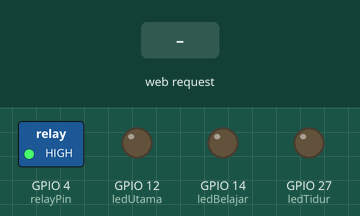
Simulated run of this sketch. Board: ESP32. Parts: switched loads named in the sketch (green lamp = pin HIGH), output pins drawn as LEDs (lit = HIGH). Inputs (shaded band) come from the test bench. WiFi joins after 1.5 s; servers stay silent unless stated; what the sketch prints to the serial monitor is not drawn.

Above: at 2.7 s.
2.8 s: HTTP request GET /fan/on received
At 4.0 s:
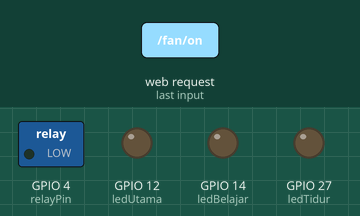
4.3 s: HTTP request GET /utama/on received
At 5.2 s:
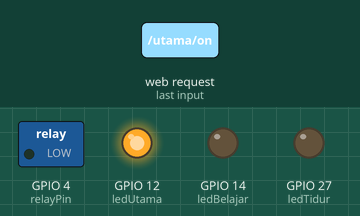
5.8 s: HTTP request GET /fan/off received
At 6.4 s:
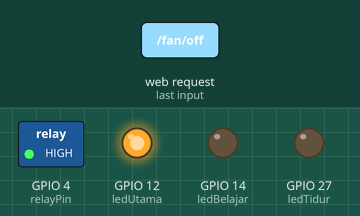
7.3 s: HTTP request GET /belajar/on received
At 8.5 s:
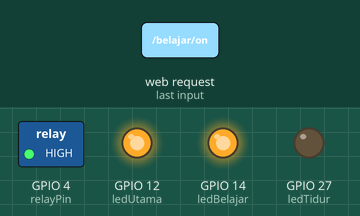
8.8 s: HTTP request GET /utama/off received
At 9.9 s:
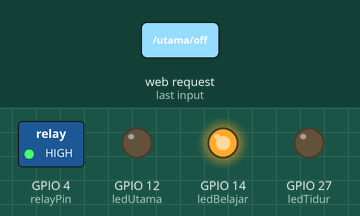
10.3 s: HTTP request GET /tidur/on received
At 11.0 s:
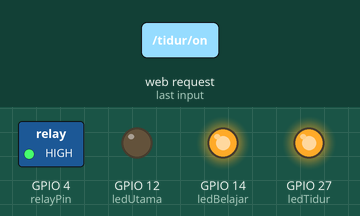
Timing chart, 0 to 12.8 s (numbered marks = the images above; inputs shaded):
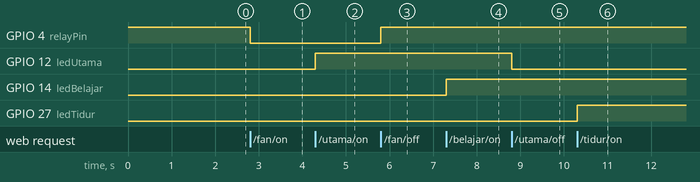

Measured:
- after the input at 2.8 s, GPIO 4 (relayPin): HIGH → LOW at once
- after the input at 4.3 s, GPIO 12 (ledUtama): LOW → HIGH at once
- after the input at 5.8 s, GPIO 4 (relayPin): LOW → HIGH at once
- after the input at 7.3 s, GPIO 14 (ledBelajar): LOW → HIGH at once
- after the input at 8.8 s, GPIO 12 (ledUtama): HIGH → LOW at once
- after the input at 10.3 s, GPIO 27 (ledTidur): LOW → HIGH at once

The sketch:

uaseci.ino
```cpp
#include <WiFi.h>
#include "DHT.h"

#define DHTPIN 5
#define DHTTYPE DHT11
DHT dht(DHTPIN, DHTTYPE);

const int relayPin = 4;
const int ledUtama = 12;
const int ledBelajar = 14;
const int ledTidur = 27;

bool fanState = false;
bool utamaState = false;
bool belajarState = false;
bool tidurState = false;

const char* ssid = "Apoehh";
const char* password = "duasatudua";
WiFiServer server(80);

void sendCORS(WiFiClient &client) {
  client.println("Access-Control-Allow-Origin: *");
  client.println("Access-Control-Allow-Methods: GET, POST, OPTIONS");
  client.println("Access-Control-Allow-Headers: *");
}

void setup() {
  Serial.begin(115200);
  dht.begin();

  pinMode(relayPin, OUTPUT);
  pinMode(ledUtama, OUTPUT);
  pinMode(ledBelajar, OUTPUT);
  pinMode(ledTidur, OUTPUT);

  digitalWrite(relayPin, HIGH);
  digitalWrite(ledUtama, LOW);
  digitalWrite(ledBelajar, LOW);
  digitalWrite(ledTidur, LOW);

  WiFi.begin(ssid, password);
  while(WiFi.status() != WL_CONNECTED){
    delay(500);
    Serial.print(".");
  }
  Serial.println(WiFi.localIP());
  server.begin();
}

void handleRequest(String req) {
  if(req.indexOf("/fan/on")>=0){digitalWrite(relayPin, LOW); fanState=true;}
  if(req.indexOf("/fan/off")>=0){digitalWrite(relayPin, HIGH); fanState=false;}

  if(req.indexOf("/utama/on")>=0){digitalWrite(ledUtama, HIGH); utamaState=true;}
  if(req.indexOf("/utama/off")>=0){digitalWrite(ledUtama, LOW); utamaState=false;}

  if(req.indexOf("/belajar/on")>=0){digitalWrite(ledBelajar, HIGH); belajarState=true;}
  if(req.indexOf("/belajar/off")>=0){digitalWrite(ledBelajar, LOW); belajarState=false;}

  if(req.indexOf("/tidur/on")>=0){digitalWrite(ledTidur, HIGH); tidurState=true;}
  if(req.indexOf("/tidur/off")>=0){digitalWrite(ledTidur, LOW); tidurState=false;}
}

void sendStatus(WiFiClient &client){
  float temp = dht.readTemperature();
  float hum = dht.readHumidity();

  client.println("HTTP/1.1 200 OK");
  sendCORS(client);
  client.println("Content-Type: application/json");
  client.println("Connection: close");
  client.println();

  client.print("{");
  client.print("\"temperature\":"); client.print(temp); client.print(",");
  client.print("\"humidity\":"); client.print(hum); client.print(",");
  client.print("\"fan\":"); client.print(fanState ? "true":"false"); client.print(",");
  client.print("\"utama\":"); client.print(utamaState ? "true":"false"); client.print(",");
  client.print("\"belajar\":"); client.print(belajarState ? "true":"false"); client.print(",");
  client.print("\"tidur\":"); client.print(tidurState ? "true":"false");
  client.println("}");
}

void sendOptions(WiFiClient &client) {
  client.println("HTTP/1.1 204 No Content");
  sendCORS(client);
  client.println("Connection: close");
  client.println();
}

void loop() {
  WiFiClient client = server.available();
  if(client){
    String req = client.readStringUntil('\r');
    client.read();

    if(req.indexOf("OPTIONS") >= 0){
      sendOptions(client);
      client.stop();
      return;
    }

    handleRequest(req);

    if(req.indexOf("/status") >= 0) {
      sendStatus(client);
    } else {
      client.println("HTTP/1.1 200 OK");
      sendCORS(client);
      client.println("Content-Type: text/html");
      client.println("Connection: close");
      client.println();
      client.println("ESP32 Online");
    }

    delay(1);
    client.stop();
  }
}
```
